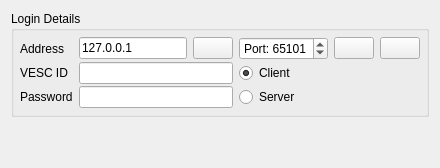
     <widget class="QWidget" name="tab_6">
      <attribute name="title">
       <string>TCP Hub</string>
      </attribute>
      <layout class="QVBoxLayout" name="verticalLayout_11">
       <item>
        <widget class="QGroupBox" name="groupBox_5">
         <property name="title">
          <string>Login Details</string>
         </property>
         <layout class="QGridLayout" name="gridLayout_2">
          <property name="leftMargin">
           <number>6</number>
          </property>
          <property name="topMargin">
           <number>6</number>
          </property>
          <property name="rightMargin">
           <number>6</number>
          </property>
          <property name="bottomMargin">
           <number>6</number>
          </property>
          <property name="horizontalSpacing">
           <number>6</number>
          </property>
          <property name="verticalSpacing">
           <number>2</number>
          </property>
          <item row="1" column="3" colspan="3">
           <widget class="QRadioButton" name="hubClientButton">
            <property name="text">
             <string>Client</string>
            </property>
            <property name="checked">
             <bool>true</bool>
            </property>
           </widget>
          </item>
          <item row="0" column="0">
           <widget class="QLabel" name="label_9">
            <property name="text">
             <string>Address</string>
            </property>
           </widget>
          </item>
          <item row="0" column="5">
           <widget class="QPushButton" name="tcpHubConnectButton">
            <property name="sizePolicy">
             <sizepolicy hsizetype="Fixed" vsizetype="Fixed">
              <horstretch>0</horstretch>
              <verstretch>0</verstretch>
             </sizepolicy>
            </property>
            <property name="toolTip">
             <string>Connect</string>
            </property>
            <property name="text">
             <string/>
            </property>
            <property name="icon">
             <iconset resource="../res.qrc">
              <normaloff>:/res/icons/Connected-96.png</normaloff>:/res/icons/Connected-96.png</iconset>
            </property>
           </widget>
          </item>
          <item row="2" column="3" colspan="3">
           <widget class="QRadioButton" name="hubServerButton">
            <property name="text">
             <string>Server</string>
            </property>
           </widget>
          </item>
          <item row="0" column="4">
           <widget class="QPushButton" name="tcpHubDisconnectButton">
            <property name="sizePolicy">
             <sizepolicy hsizetype="Fixed" vsizetype="Fixed">
              <horstretch>0</horstretch>
              <verstretch>0</verstretch>
             </sizepolicy>
            </property>
            <property name="toolTip">
             <string>Disconnect</string>
            </property>
            <property name="text">
             <string/>
            </property>
            <property name="icon">
             <iconset resource="../res.qrc">
              <normaloff>:/res/icons/Disconnected-96.png</normaloff>:/res/icons/Disconnected-96.png</iconset>
            </property>
           </widget>
          </item>
          <item row="0" column="3">
           <widget class="QSpinBox" name="tcpHubPortBox">
            <property name="prefix">
             <string>Port: </string>
            </property>
            <property name="maximum">
             <number>65535</number>
            </property>
            <property name="value">
             <number>65101</number>
            </property>
           </widget>
          </item>
          <item row="0" column="1">
           <widget class="QLineEdit" name="tcpHubServerEdit">
            <property name="text">
             <string>127.0.0.1</string>
            </property>
           </widget>
          </item>
          <item row="2" column="0">
           <widget class="QLabel" name="label_11">
            <property name="text">
             <string>Password</string>
            </property>
           </widget>
          </item>
          <item row="1" column="0">
           <widget class="QLabel" name="label_10">
            <property name="text">
             <string>VESC ID</string>
            </property>
           </widget>
          </item>
          <item row="0" column="2">
           <widget class="QPushButton" name="hubDefaultButton">
            <property name="toolTip">
             <string>Restore default</string>
            </property>
            <property name="text">
             <string/>
            </property>
            <property name="icon">
             <iconset resource="../res.qrc">
              <normaloff>:/res/icons/Restart-96.png</normaloff>:/res/icons/Restart-96.png</iconset>
            </property>
           </widget>
          </item>
          <item row="1" column="1" colspan="2">
           <widget class="QLineEdit" name="tcpHubVescIdLineEdit"/>
          </item>
          <item row="2" column="1" colspan="2">
           <widget class="QLineEdit" name="tcpHubVescPasswordLineEdit"/>
          </item>
         </layout>
        </widget>
       </item>
       <item>
        <spacer name="verticalSpacer_2">
         <property name="orientation">
          <enum>Qt::Vertical</enum>
         </property>
         <property name="sizeHint" stdset="0">
          <size>
           <width>20</width>
           <height>40</height>
          </size>
         </property>
        </spacer>
       </item>
      </layout>
     </widget>
